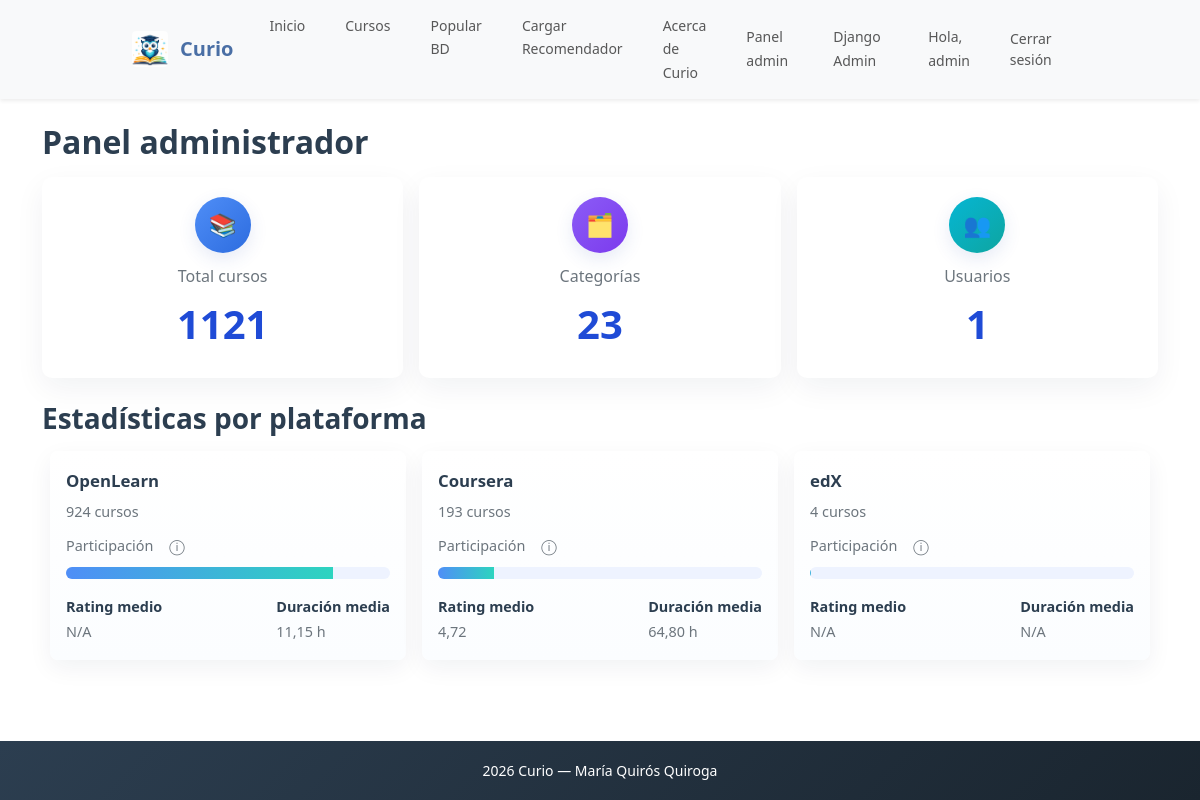
Page /admin-panel/ (signed in) on the committed database.
### main/models.py (models this page shows, shortened)
class Platform(models.Model):
    name = models.CharField(max_length=100, unique=True)

### main/views.py (the view)
# urls.py: path('admin-panel/', main_views.admin_panel, name='admin_panel'),
@login_required
@user_passes_test(lambda u: u.is_staff)
def admin_panel(request):
    total_courses = Course.objects.count()
    total_categories = Category.objects.count()
    total_users = 0
    try:
        from django.contrib.auth import get_user_model
        User = get_user_model()
        total_users = User.objects.count()
    except Exception:
        total_users = 0
    platform_stats = Platform.objects.annotate(
        course_count=Count('course'),
        avg_rating=Avg('course__rating'),
        avg_duration=Avg('course__duration')
    ).order_by('-course_count')
    return render(request, 'main/admin_panel.html', {
        'total_courses': total_courses,
        'total_categories': total_categories,
        'total_users': total_users,
        'platform_stats': platform_stats,
    })

### templates/main/admin_panel.html (shortened to what this page needs)
{% extends 'base.html' %}
{% load static %}
{% block content %}
<div class="container mt-4">
  <h2 class="mb-3">Panel administrador</h2>
  <link rel="stylesheet" href="{% static 'css/admin_panel.css' %}">
  <div class="admin-metrics mb-4">
    <div class="metric-card">
      <div class="metric-icon">📚</div>
      <div class="muted">Total cursos</div>
      <div class="metric-value">{{ total_courses }}</div>
    </div>
    <div class="metric-card">
      <div class="metric-icon">🗂️</div>
      <div class="muted">Categorías</div>
      <div class="metric-value">{{ total_categories }}</div>
    </div>
    <div class="metric-card">
      <div class="metric-icon">👥</div>
      <div class="muted">Usuarios</div>
      <div class="metric-value">{{ total_users }}</div>
    </div>
  </div>
  <h3 class="mb-3">Estadísticas por plataforma</h3>
  <div class="grid-platforms">
    {% for stat in platform_stats %}
    <div class="grid-item">
      <div class="platform-card">
        <div class="platform-name">{{ stat.name }}</div>
        <div class="small muted mb-2">{{ stat.course_count }} cursos</div>
        <div class="mb-2">
          <label class="muted small">Participación
            <button type="button" class="info-btn" data-platform="{{ stat.name }}" aria-label="Explicar participación" title="Explicar participación">ⓘ</button>
          </label>
          <progress class="platform-progress" value="0" data-target="{{ stat.course_count }}" data-total="{{ total_courses }}" max="{{ total_courses }}"></progress>
        </div>
        <div class="d-flex justify-content-between small">
          <div><strong>Rating medio</strong><div class="muted">{% if stat.avg_rating %}{{ stat.avg_rating|floatformat:2 }}{% else %}N/A{% endif %}</div></div>
          <div><strong>Duración media</strong><div class="muted">{% if stat.avg_duration %}{{ stat.avg_duration|floatformat:2 }} h{% else %}N/A{% endif %}</div></div>
        </div>
      </div>
    </div>
    {% empty %}
    <div class="col-12">
      <p>No hay plataformas registradas.</p>
    </div>
    {% endfor %}
  </div>
</div>
{% endblock %}

### templates/includes/navbar.html (shortened to what this page needs)
{% load static %}
<nav class="navbar navbar-expand-lg navbar-light bg-light shadow-sm">
  <div class="container-md" style="width: 80vw; max-width: 80vw;">
    <a class="navbar-brand d-flex align-items-center" href="{% url 'home' %}">
      <img src="{% static 'images/logo.png' %}" alt="Curio logo" class="navbar-logo me-2">
      <strong class="ms-1">Curio</strong>
    </a>
    <div class="collapse navbar-collapse" id="mainNavbar">
      <ul class="navbar-nav me-auto mb-2 mb-lg-0">
        <li class="nav-item"><a class="nav-link" href="{% url 'home' %}">Inicio</a></li>
        <li class="nav-item"><a class="nav-link" href="{% url 'all_courses' %}">Cursos</a></li>
        {% if user.is_staff %}
        <li class="nav-item"><a class="nav-link" href="{% url 'populate' %}">Popular BD</a></li>
        <li class="nav-item"><a class="nav-link" href="{% url 'load_recommender_data' %}">Cargar Recomendador</a></li>
        {% endif %}
        <li class="nav-item"><a class="nav-link" href="{% url 'about' %}">Acerca de Curio</a></li>
      </ul>
      <ul class="navbar-nav ms-auto mb-2 mb-lg-0">
        {% if user.is_authenticated %}
          {% if user.is_staff %}
            <li class="nav-item"><a class="nav-link" href="{% url 'admin_panel' %}">Panel admin</a></li>
            <li class="nav-item"><a class="nav-link" href="/admin/">Django Admin</a></li>
          {% endif %}
          <li class="nav-item"><a class="nav-link" href="#">Hola, {{ user.get_short_name|default:user.username }}</a></li>
          <li class="nav-item">
            <form method="post" action="{% url 'logout' %}" class="d-inline">
              <button type="submit" class="nav-link btn btn-link p-0 d-inline-flex align-items-center" style="height:100%;">Cerrar sesión</button>
            </form>
          </li>
        {% else %}
          <li class="nav-item"><a class="nav-link" href="{% url 'signup' %}">Registrarse</a></li>
          <li class="nav-item"><a class="nav-link" href="{% url 'login' %}">Iniciar sesión</a></li>
        {% endif %}
      </ul>
    </div>
  </div>
</nav>

### static/css/navbar.css (style rules this page uses)
.navbar { padding-top: 0.35rem; padding-bottom: 0.35rem; background: #fff; }
.navbar .container-md, .navbar .container { max-width: 1100px; margin-left: auto; margin-right: auto; }
.navbar-logo { width: 36px; height: 36px; object-fit: contain; border-radius: 6px; margin-right: 0.5rem; vertical-align: middle; border-radius: 4px; }

### static/css/curious.css (style rules this page uses)
:root { --curious-primary: #4a6fa5; --curious-secondary: #e8833a; --curious-accent: #f4b942; --curious-success: #5cb85c; --curious-info: #17a2b8; --curious-light: #f8f9fa; --curious-dark: #2c3e50; --curious-purple: #9b59b6; --transition-smooth: all 0.3s cubic-bezier(0.4, 0, 0.2, 1); }
* { transition: var(--transition-smooth); }
body { font-family: 'Segoe UI', Tahoma, Geneva, Verdana, sans-serif; line-height: 1.7; color: var(--curious-dark); }
h1, h2, h3, h4, h5, h6 { font-weight: 600; position: relative; display: inline-block; }
h1::after, h2::after { content: ''; position: absolute; bottom: -5px; left: 0; width: 0; height: 3px; background: linear-gradient(90deg, var(--curious-secondary), var(--curious-accent)); transition: width 0.4s ease; }
.btn { border-radius: 8px; font-weight: 500; padding: 0.6rem 1.5rem; position: relative; overflow: hidden; }
.btn::before { content: ''; position: absolute; top: 50%; left: 50%; width: 0; height: 0; border-radius: 50%; background: rgba(255, 255, 255, 0.3); transform: translate(-50%, -50%); transition: width 0.6s, height 0.6s; }
a:not(.btn):not(.nav-link) { color: var(--curious-primary); text-decoration: none; position: relative; font-weight: 500; }
a:not(.btn):not(.nav-link)::after { content: ''; position: absolute; width: 100%; height: 2px; bottom: -2px; left: 0; background: var(--curious-secondary); transform: scaleX(0); transform-origin: left; transition: transform 0.3s ease; }
.container { position: relative; }
img { transition: transform 0.3s ease, filter 0.3s ease; }
html { scroll-behavior: smooth; }

### static/css/admin_panel.css (style rules this page uses)
.admin-metrics { display:flex; gap:1rem; margin-bottom:1rem; }
.metric-card { flex:1; padding:1.25rem; border-radius:10px; background:#ffffff; box-shadow:0 10px 30px rgba(13,38,76,0.06); text-align:center; transition:transform .18s ease, box-shadow .18s ease; display:flex; flex-direction:column; align-items:center; justify-content:center; }
.metric-value { font-size:2.5rem; font-weight:800; color:#1f4bd6; }
.metric-icon { width:56px; height:56px; display:inline-flex; align-items:center; justify-content:center; border-radius:50%; background:linear-gradient(135deg,#4f8ef7,#2dd4bf); color:#fff; font-size:1.4rem; margin-bottom:0.6rem; box-shadow:0 6px 18px rgba(47,79,184,0.12); }
.admin-metrics .metric-card:nth-child(1) .metric-icon { background:linear-gradient(135deg,#4f8ef7,#2d6cdf); }
.admin-metrics .metric-card:nth-child(2) .metric-icon { background:linear-gradient(135deg,#8b5cf6,#7c3aed); }
.admin-metrics .metric-card:nth-child(3) .metric-icon { background:linear-gradient(135deg,#06b6d4,#0ea5a0); }
.platform-card { border-radius:8px; box-shadow:0 8px 24px rgba(13,38,76,0.06); padding:1rem; background:linear-gradient(180deg,#ffffff 0%, #fbfdff 100%); }
.platform-name { font-weight:700; font-size:1.05rem; margin-bottom:0.25rem; }
.muted { color:#6c757d; }
.small { font-size:0.9rem; }
.grid-platforms { display:flex; flex-wrap:wrap; gap:1rem; justify-content:center; }
.grid-item { flex:0 1 calc(33.333% - 1rem); min-width:220px; max-width:360px; }
.platform-progress { width:100%; height:12px; appearance:none; -webkit-appearance:none; border-radius:8px; overflow:hidden; }
.info-btn { background:transparent; border:0; color:#6c757d; margin-left:6px; cursor:pointer; font-size:0.95rem; }

### rows in the picture
Platform: name "OpenLearn", course_count "924", shows "N/A", avg_duration "11,15"
Platform: name "Coursera", course_count "193", avg_rating "4,72", avg_duration "64,80"
Platform: name "edX", course_count "4", shows "N/A"

### other values in the picture
{{ user.get_short_name|default:user.username }} "admin"
{{ total_courses }} "1121"
{{ total_categories }} "23"
{{ total_users }} "1"
